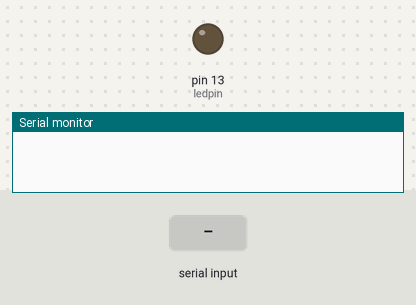
Simulated run of this sketch. Board: Arduino Uno, built with avr-gcc and run on an emulated ATmega328P. Shown: output pins drawn as LEDs (lit = HIGH), the last lines printed to the serial monitor. The test bench sets the inputs (shaded band).

Above: at 1.2 s.
1.3 s: "1" received over Serial
At 2.1 s:
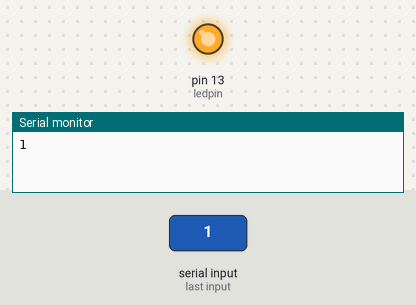
2.8 s: "0" received over Serial
At 3.2 s:
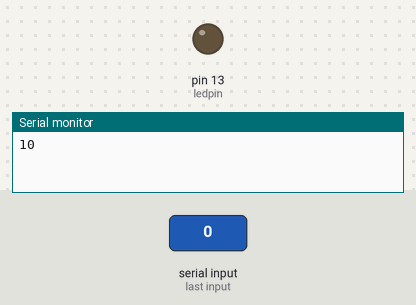
Timing chart, 0 to 5.8 s (numbered marks = the images above; inputs shaded):
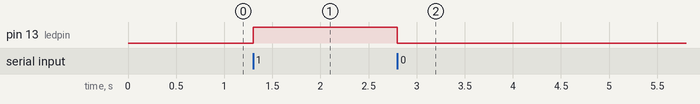

The sketch:

Bluetooth_control.ino
```cpp
int ledpin=13;
char state=0;
int flag=0;

void setup()
{
  pinMode(ledpin,OUTPUT);
  digitalWrite(ledpin,LOW);
  Serial.begin(9600);
}

void loop()
{
 if(Serial.available()>0)
 {
  state=Serial.read();

  Serial.write(state);
  flag=0;
 }
if(state == '0'){
  digitalWrite(ledpin,LOW);
  if(flag==0)
  {

    flag =1;
  }
}
else if(state=='1'){
  digitalWrite(ledpin,HIGH);

  flag=1;
}
}
```

Measured:
- after the input at 1.3 s, pin 13 (ledpin): LOW → HIGH at once
- after the input at 2.8 s, pin 13 (ledpin): HIGH → LOW at once
